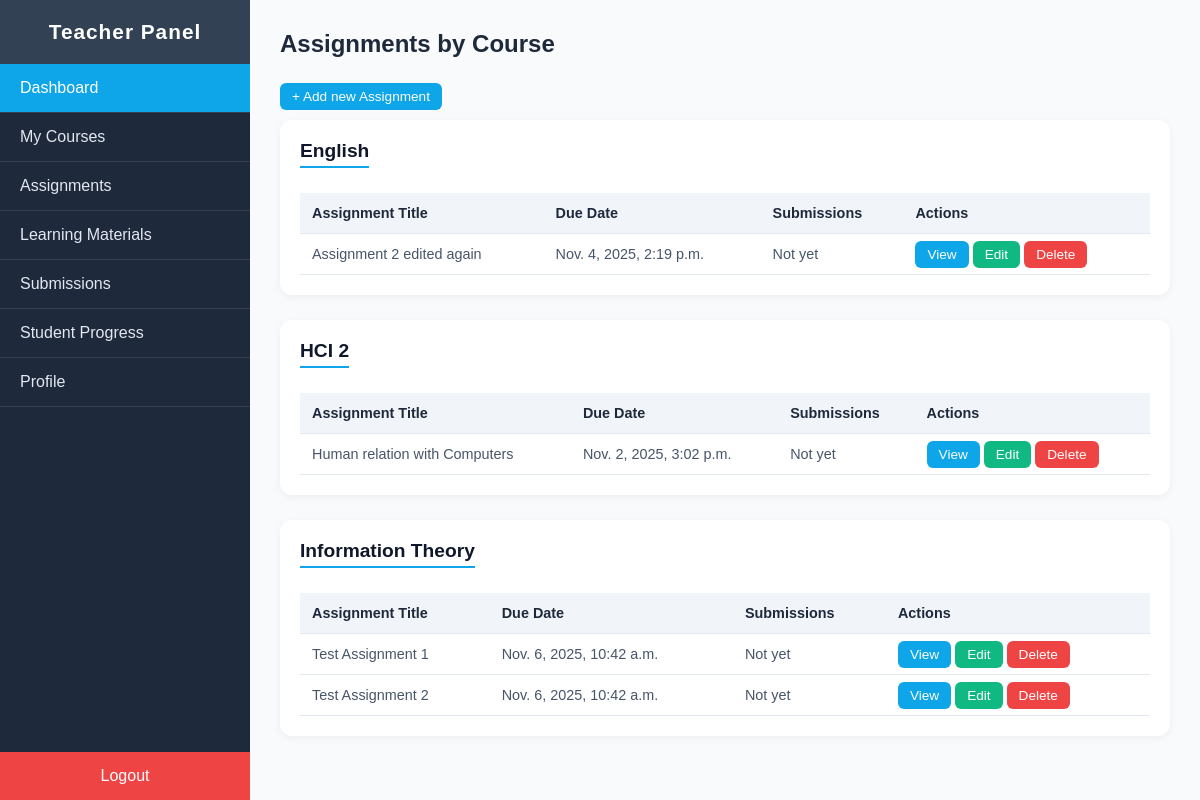
The page /dashboard/teacher/assignments/ (signed in) on the database as committed earlier.
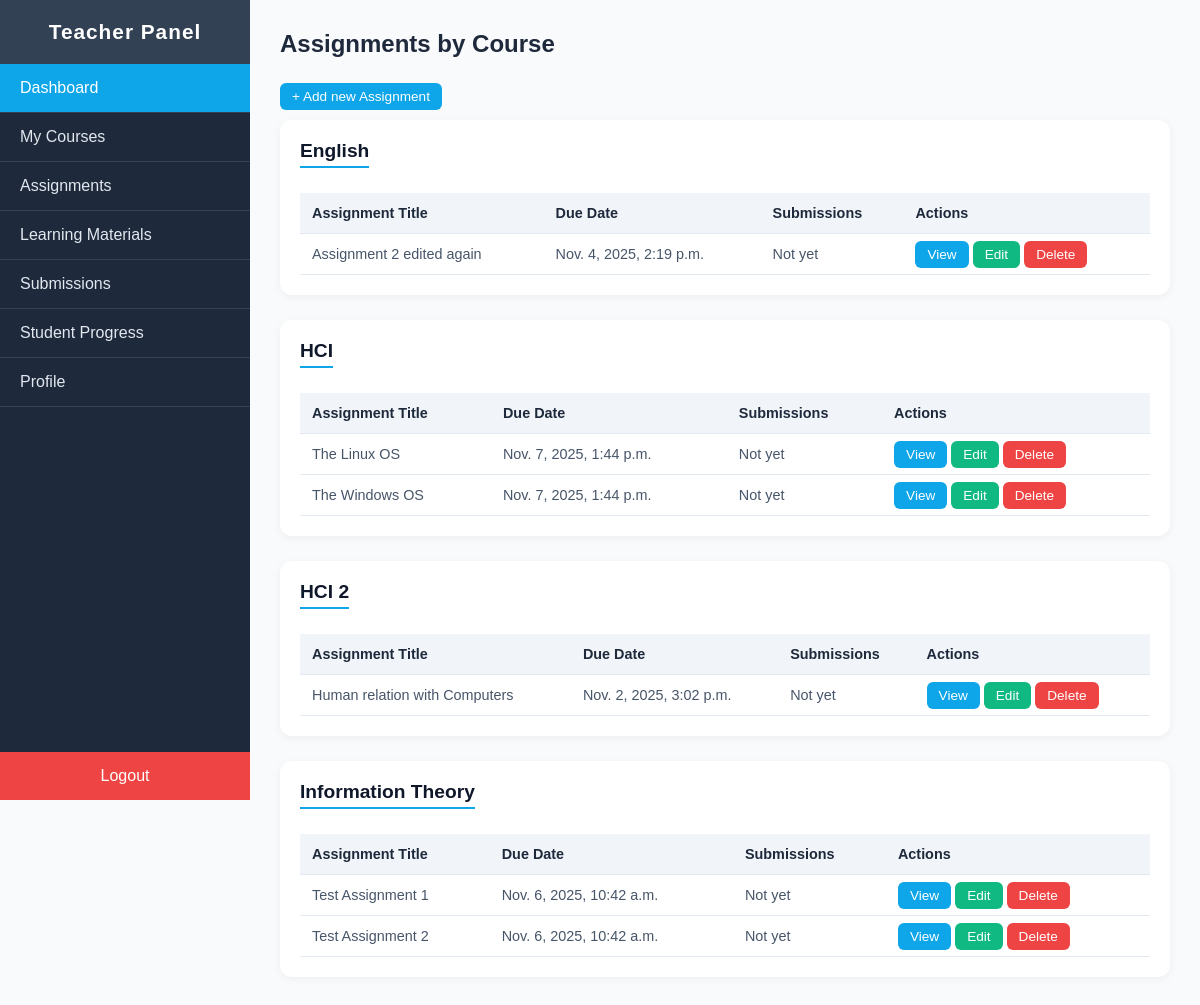
The same page on the database as committed later.
### main/models.py (models this page shows, shortened)
class Course(models.Model):
    slug = models.SlugField(unique=True,blank=True,max_length=100)
    name = models.CharField(blank=True,unique=True,max_length=100)
    teacher = models.ForeignKey(
        settings.AUTH_USER_MODEL,
        blank=True,
        on_delete=models.SET_NULL,
        related_name="courses_assigned",
        null=True
        )
    students = models.ManyToManyField(
        settings.AUTH_USER_MODEL,
        blank=True,
        related_name="courses_enrolled",
        null=True
        )
    created_by = models.ForeignKey(
        settings.AUTH_USER_MODEL,
        blank=True,
        null=True,
        on_delete=models.SET_NULL,
        related_name="courses_created",
        default="3"
        )
    department = models.ForeignKey(
        Department,
        blank=True,
        null=True,
        on_delete=models.SET_NULL,
        related_name="courses"
        )
    created_at = models.DateTimeField(auto_now_add=True)
    updated_at = models.DateTimeField(auto_now=True)
    def __str__(self):
        return self.name

class Assignment(models.Model):
    slug = models.SlugField(unique=True,blank=True)
    created_by = models.ForeignKey(
        settings.AUTH_USER_MODEL,
        on_delete=models.CASCADE,
        related_name="assignments_created"
    )
    title = models.CharField(blank=True,max_length=100,unique=True)
    description = models.TextField(blank=True,null=True)
    course = models.ForeignKey(
        Course,
        on_delete=models.CASCADE,
        related_name="assignments"
    )
    material = models.FileField(upload_to="assignments/",validators=[exts_validator],unique=True)
    due_date = models.DateTimeField(null=True, blank=True)
    created_at = models.DateTimeField(auto_now_add=True)
    updated_at = models.DateTimeField(auto_now=True)

### main/views.py (the view)
# urls.py: path("teacher/assignments/",views.teacher_assignment_list,name = "teacher_assignment_list"),
def teacher_assignment_list(request):
    courses = Course.objects.filter(teacher= request.user)
    """
    realising that i could  have used
    Assignment.objects.filter(created_by = request.user)
    """
    new_courses = []
    for course in courses :
        if course.assignments.all():
            new_courses.append(course)
    context = {
        "courses":new_courses
    }
    return render(request,"main/teacher_assignment_list.html",context)

### main/context_processors.py (called while the page is built)
def total_values(request):
    total_users = User.objects.all().count()
    total_teachers = User.objects.filter(role = "teacher").count()
    total_students = User.objects.filter(role = "student").count()
    total_departments = Department.objects.all().count()
    total_courses = Course.objects.all().count()
    context = {
        "total_students":total_students,
        "total_teachers":total_teachers,
        "total_courses":total_courses,
        "total_departments":total_departments,
    }
    return context

### main/templates/main/teacher_assignment_list.html
{% extends 'teacher_base.html' %}
{% load static %}
{% block extra_styles %}<link rel="stylesheet" href="{% static 'main/css/teacher_assignment_list.css' %}">
{% endblock extra_styles %}
{% block body %}
    <h1>Assignments by Course</h1>
    <a class="btn add" href="{% url 'main:teacher_assignment_create'%}"> + Add new Assignment </a>
     {% for course in courses %}
    <div class="course-section">
      <h2>{{course}}</h2>
      <table>
        <thead>
          <tr>
            <th>Assignment Title</th>
            <th>Due Date</th>
            <th>Submissions</th>
            <th>Actions</th>
          </tr>
        </thead>
        <tbody>
          {% for assignment in course.assignments.all %}
          <tr>
            <td>{{assignment.title}}</td>
            <td>{{assignment.due_date}}</td>
            <td> Not yet </td>
            <td>
              <a href="{% url 'main:teacher_assignment_detail' assignment.slug %}"class="btn">View</a>
              <a href="{% url 'main:teacher_assignment_edit' assignment.slug %}" class="btn btn-edit">Edit</a>
              <a class="btn btn-delete" href="{% url 'main:teacher_assignment_delete' assignment.slug %}">Delete</a>
            </td>
          </tr>
          {% endfor %}
        </tbody>
      </table>
    </div>
    {% endfor %}
{% endblock body%}

Rows that differ between the two databases and show on the page:
now on this page (row unchanged): Course: name "HCI"
added Assignment: title "The Linux OS", due_date "Nov. 7, 2025, 1:44 p.m.", shown under "HCI"
added Assignment: title "The Windows OS", due_date "Nov. 7, 2025, 1:44 p.m.", shown under "HCI"
